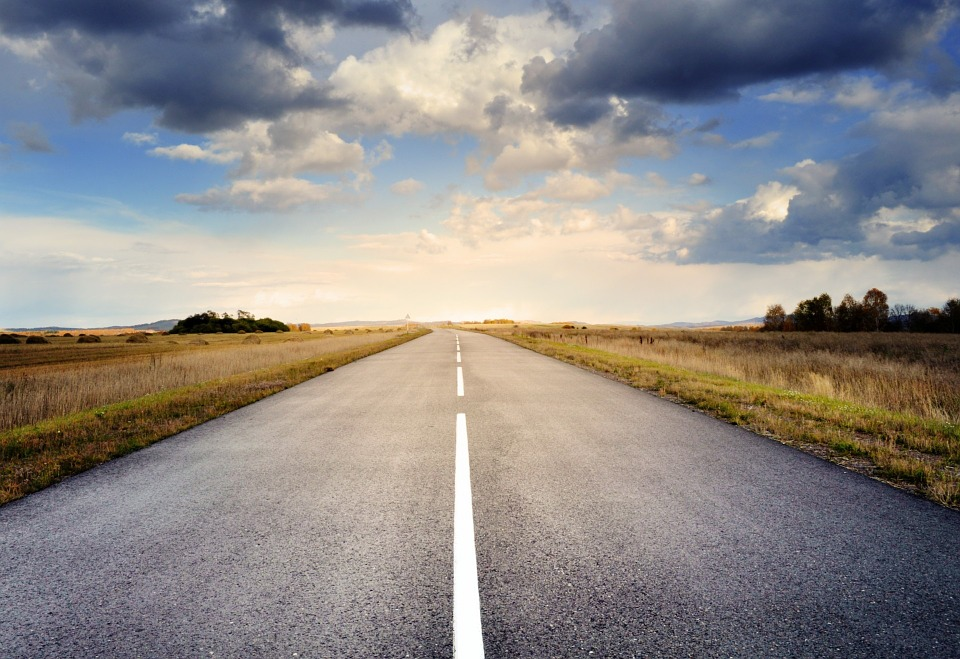
%> input picture images/road.jpg, 960 x 659 px
$ octave x.m   (GNU Octave 9; MATLAB toolbox functions it lacks are replaced by stand-ins)
%> lines starting %> are read from the running program, lines starting %| are printed output that depends on the picture
### obtineIPM.m
function [ imagineIPM, matriceInversa ] = obtineIPM(imagine, configuratie) % FUNCTIE FINALIZATA
    % obtineIPM Pentru o imagine data se intoarce imaginea IPM asociata
    %   Detaliile despre implementare pot fi gasite in paper-ul
    % Real time Detection of Lane Markers in Urban Streets, Mohamed Aly

    procentYMin = configuratie.procentYMin; %20
    pixeliXPotrivire = configuratie.pixeliXPotrivire; %65

    xMax = size(imagine,2);
    yMax = size(imagine,1);
    yMin = size(imagine,1) * procentYMin/100;
    perfectX1 = round(size(imagine,2)/2 - pixeliXPotrivire);
    perfectX2 = round(size(imagine,2)/2 + pixeliXPotrivire);

    % Punctele sunt date sub forma [x,y]
    srcPoints = {[0,yMin],[xMax,yMin],[0,yMax],[xMax,yMax]};
    dstPoints = {[0,0],[xMax,0],[perfectX1,yMax],[perfectX2,yMax]};

    M = cv.getPerspectiveTransform(srcPoints,dstPoints);
    matriceInversa = inv(M);

    if size(imagine,3) == 1
        imagineIPM = cv.warpPerspective(imagine,M,'DSize',[size(imagine,2) size(imagine,1)]);

        imagineIPM = uint8(imagineIPM);
    else
        imagineIPM(:,:,1) = cv.warpPerspective(imagine(:,:,1),M,'DSize',[size(imagine,2) size(imagine,1)]);
        imagineIPM(:,:,2) = cv.warpPerspective(imagine(:,:,2),M,'DSize',[size(imagine,2) size(imagine,1)]);
        imagineIPM(:,:,3) = cv.warpPerspective(imagine(:,:,3),M,'DSize',[size(imagine,2) size(imagine,1)]);

        imagineIPM = uint8(imagineIPM);
    end
end

### x.m
image = rgb2gray(imread('images/road.jpg'));
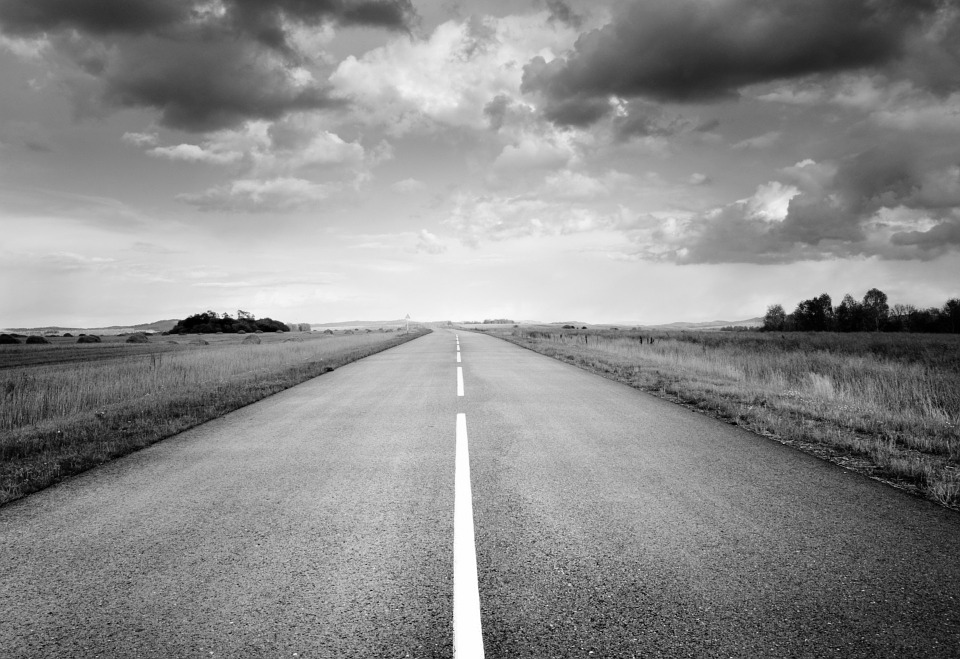
%> image: size 659x960 uint8; min 0, max 255, mean 139.1

imagineTest = (image(412:412+152,215:215+499));
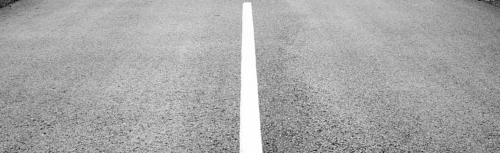
%> imagineTest: size 153x500 uint8; min 15, max 255, mean 167
%> the run ends on the next line
imagineIPM = obtineIPM(imagineTest);

$ run again, with images/ipm_image.JPG copied over images/road.jpg
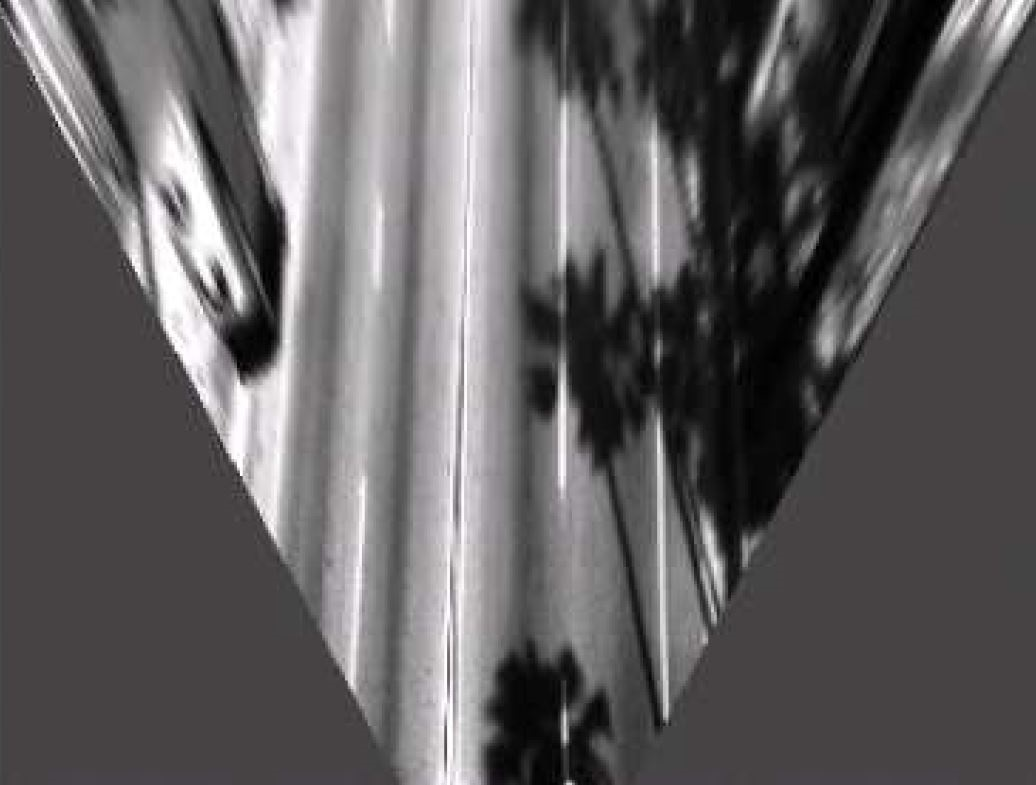
%> input picture images/ipm_image.JPG, 1036 x 785 px
%> `imagineTest = (image(412:412+152,215:215+499));`:
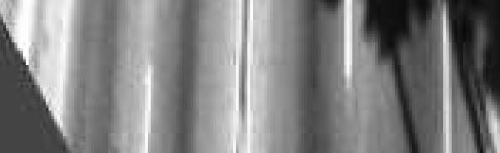
%> imagineTest: size 153x500 uint8; min 7, max 254, mean 128.7
